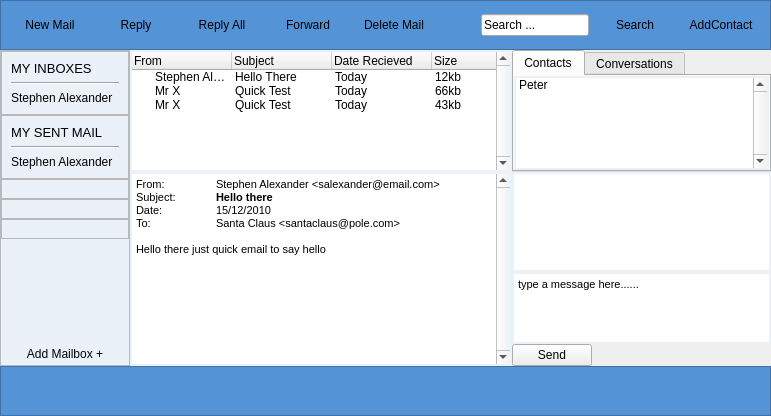
<?xml version="1.0" encoding="UTF-8"?>
<ui version="4.0">
 <class>LifeStuffFull</class>
 <widget class="QWidget" name="LifeStuffFull">
  <property name="geometry">
   <rect>
    <x>0</x>
    <y>0</y>
    <width>771</width>
    <height>416</height>
   </rect>
  </property>
  <property name="windowTitle">
   <string>LifeStuff Full View</string>
  </property>
  <property name="windowIcon">
   <iconset resource="../resources/resources.qrc">
    <normaloff>:/icons/32/ms_icon_blue.png</normaloff>:/icons/32/ms_icon_blue.png</iconset>
  </property>
  <property name="styleSheet">
   <string notr="true">QFrame#SideFrame {
background-color: #eaf1f8;
}

QListWidget {
border-style: solid;
border-color: #eaf1f8;
border-width: 2px;
}

QTextEdit {
border-style: solid;
border-color: #eaf1f8;
border-width: 2px;
}

QTreeWidget {
border-style: solid;
border-color: #eaf1f8;
border-width: 2px;
}

QFrame#bottomFrame {
background-color: #5593d7;

}
QFrame#topFrame {
background-color: #5593d7;
}
</string>
  </property>
  <layout class="QGridLayout" name="gridLayout">
   <property name="margin">
    <number>0</number>
   </property>
   <property name="spacing">
    <number>0</number>
   </property>
   <item row="0" column="0" colspan="3">
    <widget class="QFrame" name="topFrame">
     <property name="minimumSize">
      <size>
       <width>0</width>
       <height>50</height>
      </size>
     </property>
     <property name="frameShape">
      <enum>QFrame::StyledPanel</enum>
     </property>
     <property name="frameShadow">
      <enum>QFrame::Raised</enum>
     </property>
     <layout class="QGridLayout" name="gridLayout_9">
      <item row="0" column="0">
       <layout class="QHBoxLayout" name="horizontalLayout_3">
        <item>
         <widget class="QPushButton" name="pushButton">
          <property name="text">
           <string>New Mail</string>
          </property>
          <property name="icon">
           <iconset resource="../resources/resources.qrc">
            <normaloff>:/icons/64/mail.png</normaloff>:/icons/64/mail.png</iconset>
          </property>
          <property name="iconSize">
           <size>
            <width>32</width>
            <height>32</height>
           </size>
          </property>
          <property name="flat">
           <bool>true</bool>
          </property>
         </widget>
        </item>
        <item>
         <widget class="QPushButton" name="pushButton_2">
          <property name="text">
           <string>Reply</string>
          </property>
          <property name="icon">
           <iconset resource="../resources/resources.qrc">
            <normaloff>:/icons/64/mail_accept.png</normaloff>:/icons/64/mail_accept.png</iconset>
          </property>
          <property name="iconSize">
           <size>
            <width>32</width>
            <height>32</height>
           </size>
          </property>
          <property name="flat">
           <bool>true</bool>
          </property>
         </widget>
        </item>
        <item>
         <widget class="QPushButton" name="pushButton_3">
          <property name="text">
           <string>Reply All</string>
          </property>
          <property name="icon">
           <iconset resource="../resources/resources.qrc">
            <normaloff>:/icons/64/mail_accept.png</normaloff>:/icons/64/mail_accept.png</iconset>
          </property>
          <property name="iconSize">
           <size>
            <width>32</width>
            <height>32</height>
           </size>
          </property>
          <property name="flat">
           <bool>true</bool>
          </property>
         </widget>
        </item>
        <item>
         <widget class="QPushButton" name="pushButton_4">
          <property name="text">
           <string>Forward</string>
          </property>
          <property name="icon">
           <iconset resource="../resources/resources.qrc">
            <normaloff>:/icons/64/mail_send.png</normaloff>:/icons/64/mail_send.png</iconset>
          </property>
          <property name="iconSize">
           <size>
            <width>32</width>
            <height>32</height>
           </size>
          </property>
          <property name="flat">
           <bool>true</bool>
          </property>
         </widget>
        </item>
        <item>
         <widget class="QPushButton" name="pushButton_5">
          <property name="text">
           <string>Delete Mail</string>
          </property>
          <property name="icon">
           <iconset resource="../resources/resources.qrc">
            <normaloff>:/icons/64/mail_delete.png</normaloff>:/icons/64/mail_delete.png</iconset>
          </property>
          <property name="iconSize">
           <size>
            <width>32</width>
            <height>32</height>
           </size>
          </property>
          <property name="flat">
           <bool>true</bool>
          </property>
         </widget>
        </item>
        <item>
         <spacer name="horizontalSpacer_2">
          <property name="orientation">
           <enum>Qt::Horizontal</enum>
          </property>
          <property name="sizeHint" stdset="0">
           <size>
            <width>40</width>
            <height>20</height>
           </size>
          </property>
         </spacer>
        </item>
        <item>
         <widget class="QLineEdit" name="lineEdit">
          <property name="text">
           <string>Search ...</string>
          </property>
         </widget>
        </item>
        <item>
         <widget class="QPushButton" name="pushButton_6">
          <property name="text">
           <string>Search</string>
          </property>
          <property name="icon">
           <iconset resource="../resources/resources.qrc">
            <normaloff>:/icons/64/mail_search.png</normaloff>:/icons/64/mail_search.png</iconset>
          </property>
          <property name="iconSize">
           <size>
            <width>32</width>
            <height>32</height>
           </size>
          </property>
          <property name="flat">
           <bool>true</bool>
          </property>
         </widget>
        </item>
        <item>
         <widget class="QPushButton" name="pushButton_7">
          <property name="text">
           <string>AddContact</string>
          </property>
          <property name="icon">
           <iconset resource="../resources/resources.qrc">
            <normaloff>:/icons/64/add.png</normaloff>:/icons/64/add.png</iconset>
          </property>
          <property name="iconSize">
           <size>
            <width>28</width>
            <height>28</height>
           </size>
          </property>
          <property name="flat">
           <bool>true</bool>
          </property>
         </widget>
        </item>
       </layout>
      </item>
     </layout>
    </widget>
   </item>
   <item row="1" column="0" rowspan="2">
    <widget class="QFrame" name="SideFrame">
     <property name="minimumSize">
      <size>
       <width>130</width>
       <height>0</height>
      </size>
     </property>
     <property name="maximumSize">
      <size>
       <width>150</width>
       <height>16667</height>
      </size>
     </property>
     <property name="frameShape">
      <enum>QFrame::StyledPanel</enum>
     </property>
     <property name="frameShadow">
      <enum>QFrame::Raised</enum>
     </property>
     <property name="lineWidth">
      <number>0</number>
     </property>
     <layout class="QGridLayout" name="gridLayout_2">
      <property name="margin">
       <number>0</number>
      </property>
      <item row="0" column="0">
       <layout class="QVBoxLayout" name="verticalLayout">
        <property name="spacing">
         <number>0</number>
        </property>
        <item>
         <widget class="QFrame" name="frame">
          <property name="frameShape">
           <enum>QFrame::StyledPanel</enum>
          </property>
          <property name="frameShadow">
           <enum>QFrame::Raised</enum>
          </property>
          <layout class="QGridLayout" name="gridLayout_5">
           <item row="0" column="0">
            <widget class="QLabel" name="label_3">
             <property name="font">
              <font>
               <pointsize>10</pointsize>
              </font>
             </property>
             <property name="text">
              <string>MY INBOXES</string>
             </property>
            </widget>
           </item>
           <item row="1" column="0">
            <widget class="Line" name="line">
             <property name="orientation">
              <enum>Qt::Horizontal</enum>
             </property>
            </widget>
           </item>
           <item row="2" column="0">
            <widget class="QLabel" name="label_2">
             <property name="text">
              <string>Stephen Alexander</string>
             </property>
            </widget>
           </item>
          </layout>
         </widget>
        </item>
        <item>
         <widget class="QFrame" name="frame_2">
          <property name="frameShape">
           <enum>QFrame::StyledPanel</enum>
          </property>
          <property name="frameShadow">
           <enum>QFrame::Raised</enum>
          </property>
          <layout class="QGridLayout" name="gridLayout_3">
           <item row="1" column="0">
            <widget class="QLabel" name="label">
             <property name="font">
              <font>
               <pointsize>10</pointsize>
              </font>
             </property>
             <property name="text">
              <string>MY SENT MAIL</string>
             </property>
            </widget>
           </item>
           <item row="2" column="0">
            <widget class="Line" name="line_2">
             <property name="orientation">
              <enum>Qt::Horizontal</enum>
             </property>
            </widget>
           </item>
           <item row="3" column="0">
            <widget class="QLabel" name="label_4">
             <property name="text">
              <string>Stephen Alexander</string>
             </property>
            </widget>
           </item>
          </layout>
         </widget>
        </item>
        <item>
         <widget class="QFrame" name="frame_3">
          <property name="frameShape">
           <enum>QFrame::StyledPanel</enum>
          </property>
          <property name="frameShadow">
           <enum>QFrame::Raised</enum>
          </property>
          <layout class="QGridLayout" name="gridLayout_4">
           <property name="leftMargin">
            <number>9</number>
           </property>
           <property name="topMargin">
            <number>9</number>
           </property>
          </layout>
         </widget>
        </item>
        <item>
         <widget class="QFrame" name="frame_4">
          <property name="frameShape">
           <enum>QFrame::StyledPanel</enum>
          </property>
          <property name="frameShadow">
           <enum>QFrame::Raised</enum>
          </property>
          <layout class="QGridLayout" name="gridLayout_6"/>
         </widget>
        </item>
        <item>
         <widget class="QFrame" name="frame_5">
          <property name="font">
           <font>
            <pointsize>10</pointsize>
           </font>
          </property>
          <property name="frameShape">
           <enum>QFrame::StyledPanel</enum>
          </property>
          <property name="frameShadow">
           <enum>QFrame::Raised</enum>
          </property>
          <layout class="QGridLayout" name="gridLayout_7"/>
         </widget>
        </item>
        <item>
         <spacer name="verticalSpacer">
          <property name="orientation">
           <enum>Qt::Vertical</enum>
          </property>
          <property name="sizeHint" stdset="0">
           <size>
            <width>20</width>
            <height>40</height>
           </size>
          </property>
         </spacer>
        </item>
        <item>
         <widget class="QPushButton" name="pushButton_8">
          <property name="text">
           <string>Add Mailbox +</string>
          </property>
          <property name="flat">
           <bool>true</bool>
          </property>
         </widget>
        </item>
       </layout>
      </item>
     </layout>
    </widget>
   </item>
   <item row="1" column="1">
    <widget class="QTreeWidget" name="treeWidget">
     <property name="verticalScrollBarPolicy">
      <enum>Qt::ScrollBarAlwaysOn</enum>
     </property>
     <property name="horizontalScrollBarPolicy">
      <enum>Qt::ScrollBarAlwaysOff</enum>
     </property>
     <property name="textElideMode">
      <enum>Qt::ElideRight</enum>
     </property>
     <attribute name="headerStretchLastSection">
      <bool>false</bool>
     </attribute>
     <attribute name="headerStretchLastSection">
      <bool>false</bool>
     </attribute>
     <column>
      <property name="text">
       <string>From</string>
      </property>
     </column>
     <column>
      <property name="text">
       <string>Subject</string>
      </property>
     </column>
     <column>
      <property name="text">
       <string>Date Recieved</string>
      </property>
     </column>
     <column>
      <property name="text">
       <string>Size</string>
      </property>
     </column>
     <item>
      <property name="text">
       <string>Stephen Alexander</string>
      </property>
      <property name="text">
       <string>Hello There</string>
      </property>
      <property name="text">
       <string>Today</string>
      </property>
      <property name="text">
       <string>12kb</string>
      </property>
     </item>
     <item>
      <property name="text">
       <string>Mr X</string>
      </property>
      <property name="text">
       <string>Quick Test</string>
      </property>
      <property name="text">
       <string>Today</string>
      </property>
      <property name="text">
       <string>66kb</string>
      </property>
     </item>
     <item>
      <property name="text">
       <string>Mr X</string>
      </property>
      <property name="text">
       <string>Quick Test</string>
      </property>
      <property name="text">
       <string>Today</string>
      </property>
      <property name="text">
       <string>43kb</string>
      </property>
     </item>
    </widget>
   </item>
   <item row="1" column="2">
    <widget class="QTabWidget" name="tabWidget">
     <property name="sizePolicy">
      <sizepolicy hsizetype="Preferred" vsizetype="Expanding">
       <horstretch>0</horstretch>
       <verstretch>0</verstretch>
      </sizepolicy>
     </property>
     <property name="currentIndex">
      <number>0</number>
     </property>
     <widget class="QWidget" name="contactsTab">
      <attribute name="title">
       <string>Contacts</string>
      </attribute>
      <layout class="QGridLayout" name="gridLayout_8">
       <property name="margin">
        <number>0</number>
       </property>
       <item row="0" column="0">
        <widget class="QListWidget" name="contactListWidget">
         <property name="sizePolicy">
          <sizepolicy hsizetype="Preferred" vsizetype="Expanding">
           <horstretch>0</horstretch>
           <verstretch>0</verstretch>
          </sizepolicy>
         </property>
         <property name="frameShape">
          <enum>QFrame::NoFrame</enum>
         </property>
         <property name="frameShadow">
          <enum>QFrame::Plain</enum>
         </property>
         <property name="lineWidth">
          <number>0</number>
         </property>
         <property name="verticalScrollBarPolicy">
          <enum>Qt::ScrollBarAlwaysOn</enum>
         </property>
         <property name="horizontalScrollBarPolicy">
          <enum>Qt::ScrollBarAsNeeded</enum>
         </property>
         <item>
          <property name="text">
           <string>Peter</string>
          </property>
         </item>
        </widget>
       </item>
      </layout>
     </widget>
     <widget class="QWidget" name="convTab">
      <attribute name="title">
       <string>Conversations</string>
      </attribute>
      <layout class="QFormLayout" name="formLayout">
       <property name="margin">
        <number>0</number>
       </property>
       <item row="0" column="0">
        <widget class="QListWidget" name="convListWidget"/>
       </item>
      </layout>
     </widget>
    </widget>
   </item>
   <item row="2" column="1">
    <widget class="QTextEdit" name="textEdit">
     <property name="frameShape">
      <enum>QFrame::NoFrame</enum>
     </property>
     <property name="verticalScrollBarPolicy">
      <enum>Qt::ScrollBarAlwaysOn</enum>
     </property>
     <property name="horizontalScrollBarPolicy">
      <enum>Qt::ScrollBarAlwaysOff</enum>
     </property>
     <property name="html">
      <string>&lt;!DOCTYPE HTML PUBLIC &quot;-//W3C//DTD HTML 4.0//EN&quot; &quot;http://www.w3.org/TR/REC-html40/strict.dtd&quot;&gt;
&lt;html&gt;&lt;head&gt;&lt;meta name=&quot;qrichtext&quot; content=&quot;1&quot; /&gt;&lt;style type=&quot;text/css&quot;&gt;
p, li { white-space: pre-wrap; }
&lt;/style&gt;&lt;/head&gt;&lt;body style=&quot; font-family:'MS Shell Dlg 2'; font-size:8.25pt; font-weight:400; font-style:normal;&quot;&gt;
&lt;p style=&quot; margin-top:0px; margin-bottom:0px; margin-left:0px; margin-right:0px; -qt-block-indent:0; text-indent:0px;&quot;&gt;&lt;span style=&quot; font-size:8pt;&quot;&gt;From:	Stephen Alexander &amp;lt;salexander@email.com&amp;gt; &lt;/span&gt;&lt;/p&gt;
&lt;p style=&quot; margin-top:0px; margin-bottom:0px; margin-left:0px; margin-right:0px; -qt-block-indent:0; text-indent:0px;&quot;&gt;&lt;span style=&quot; font-size:8pt;&quot;&gt;Subject:	&lt;/span&gt;&lt;span style=&quot; font-size:8pt; font-weight:600;&quot;&gt;Hello there&lt;/span&gt;&lt;/p&gt;
&lt;p style=&quot; margin-top:0px; margin-bottom:0px; margin-left:0px; margin-right:0px; -qt-block-indent:0; text-indent:0px;&quot;&gt;&lt;span style=&quot; font-size:8pt;&quot;&gt;Date:	15/12/2010&lt;/span&gt;&lt;/p&gt;
&lt;p style=&quot; margin-top:0px; margin-bottom:0px; margin-left:0px; margin-right:0px; -qt-block-indent:0; text-indent:0px;&quot;&gt;&lt;span style=&quot; font-size:8pt;&quot;&gt;To: 	Santa Claus &amp;lt;santaclaus@pole.com&amp;gt;&lt;/span&gt;&lt;/p&gt;
&lt;p style=&quot;-qt-paragraph-type:empty; margin-top:0px; margin-bottom:0px; margin-left:0px; margin-right:0px; -qt-block-indent:0; text-indent:0px; font-size:8pt;&quot;&gt;&lt;/p&gt;
&lt;p style=&quot; margin-top:0px; margin-bottom:0px; margin-left:0px; margin-right:0px; -qt-block-indent:0; text-indent:0px;&quot;&gt;&lt;span style=&quot; font-size:8pt;&quot;&gt;Hello there just quick email to say hello&lt;/span&gt;&lt;/p&gt;&lt;/body&gt;&lt;/html&gt;</string>
     </property>
    </widget>
   </item>
   <item row="2" column="2">
    <layout class="QVBoxLayout" name="verticalLayout_2">
     <property name="spacing">
      <number>0</number>
     </property>
     <item>
      <widget class="QTextEdit" name="messageTextEdit">
       <property name="sizePolicy">
        <sizepolicy hsizetype="Preferred" vsizetype="Preferred">
         <horstretch>0</horstretch>
         <verstretch>0</verstretch>
        </sizepolicy>
       </property>
      </widget>
     </item>
     <item>
      <widget class="QTextEdit" name="msgEntryEdit">
       <property name="sizePolicy">
        <sizepolicy hsizetype="Preferred" vsizetype="Preferred">
         <horstretch>0</horstretch>
         <verstretch>0</verstretch>
        </sizepolicy>
       </property>
       <property name="maximumSize">
        <size>
         <width>16777215</width>
         <height>80</height>
        </size>
       </property>
       <property name="html">
        <string>&lt;!DOCTYPE HTML PUBLIC &quot;-//W3C//DTD HTML 4.0//EN&quot; &quot;http://www.w3.org/TR/REC-html40/strict.dtd&quot;&gt;
&lt;html&gt;&lt;head&gt;&lt;meta name=&quot;qrichtext&quot; content=&quot;1&quot; /&gt;&lt;style type=&quot;text/css&quot;&gt;
p, li { white-space: pre-wrap; }
&lt;/style&gt;&lt;/head&gt;&lt;body style=&quot; font-family:'MS Shell Dlg 2'; font-size:8.25pt; font-weight:400; font-style:normal;&quot;&gt;
&lt;p style=&quot; margin-top:0px; margin-bottom:0px; margin-left:0px; margin-right:0px; -qt-block-indent:0; text-indent:0px;&quot;&gt;&lt;span style=&quot; font-size:8pt;&quot;&gt;type a message here......&lt;/span&gt;&lt;/p&gt;&lt;/body&gt;&lt;/html&gt;</string>
       </property>
      </widget>
     </item>
     <item>
      <widget class="QPushButton" name="sndMessageBtn">
       <property name="sizePolicy">
        <sizepolicy hsizetype="Fixed" vsizetype="Fixed">
         <horstretch>0</horstretch>
         <verstretch>0</verstretch>
        </sizepolicy>
       </property>
       <property name="text">
        <string>Send</string>
       </property>
      </widget>
     </item>
    </layout>
   </item>
   <item row="3" column="0" colspan="3">
    <widget class="QFrame" name="bottomFrame">
     <property name="minimumSize">
      <size>
       <width>0</width>
       <height>50</height>
      </size>
     </property>
     <property name="frameShape">
      <enum>QFrame::StyledPanel</enum>
     </property>
     <property name="frameShadow">
      <enum>QFrame::Raised</enum>
     </property>
     <layout class="QHBoxLayout" name="horizontalLayout_2">
      <item>
       <layout class="QHBoxLayout" name="horizontalLayout">
        <item>
         <widget class="QPushButton" name="contactBtn">
          <property name="toolTip">
           <string>Contacts</string>
          </property>
          <property name="text">
           <string/>
          </property>
          <property name="icon">
           <iconset resource="../resources/resources.qrc">
            <normaloff>:/menu/contact_icon.png</normaloff>:/menu/contact_icon.png</iconset>
          </property>
          <property name="iconSize">
           <size>
            <width>24</width>
            <height>24</height>
           </size>
          </property>
          <property name="flat">
           <bool>true</bool>
          </property>
         </widget>
        </item>
        <item>
         <widget class="QPushButton" name="emailBtn">
          <property name="toolTip">
           <string>E-Mail</string>
          </property>
          <property name="text">
           <string/>
          </property>
          <property name="icon">
           <iconset resource="../resources/resources.qrc">
            <normaloff>:/menu/email_icon.png</normaloff>:/menu/email_icon.png</iconset>
          </property>
          <property name="iconSize">
           <size>
            <width>24</width>
            <height>24</height>
           </size>
          </property>
          <property name="flat">
           <bool>true</bool>
          </property>
         </widget>
        </item>
        <item>
         <widget class="QPushButton" name="calBtn">
          <property name="toolTip">
           <string>Calendar</string>
          </property>
          <property name="text">
           <string/>
          </property>
          <property name="icon">
           <iconset resource="../resources/resources.qrc">
            <normaloff>:/menu/calendar_icon.png</normaloff>:/menu/calendar_icon.png</iconset>
          </property>
          <property name="iconSize">
           <size>
            <width>24</width>
            <height>24</height>
           </size>
          </property>
          <property name="flat">
           <bool>true</bool>
          </property>
         </widget>
        </item>
        <item>
         <widget class="QPushButton" name="docBtn">
          <property name="toolTip">
           <string>Documents</string>
          </property>
          <property name="text">
           <string/>
          </property>
          <property name="icon">
           <iconset resource="../resources/resources.qrc">
            <normaloff>:/menu/files_icon.png</normaloff>:/menu/files_icon.png</iconset>
          </property>
          <property name="iconSize">
           <size>
            <width>24</width>
            <height>24</height>
           </size>
          </property>
          <property name="flat">
           <bool>true</bool>
          </property>
         </widget>
        </item>
        <item>
         <widget class="QPushButton" name="picBtn">
          <property name="toolTip">
           <string>Pictures</string>
          </property>
          <property name="text">
           <string/>
          </property>
          <property name="icon">
           <iconset resource="../resources/resources.qrc">
            <normaloff>:/menu/pictures_icon.png</normaloff>:/menu/pictures_icon.png</iconset>
          </property>
          <property name="iconSize">
           <size>
            <width>24</width>
            <height>24</height>
           </size>
          </property>
          <property name="flat">
           <bool>true</bool>
          </property>
         </widget>
        </item>
        <item>
         <widget class="QPushButton" name="musicBtn">
          <property name="toolTip">
           <string>Music</string>
          </property>
          <property name="text">
           <string/>
          </property>
          <property name="icon">
           <iconset resource="../resources/resources.qrc">
            <normaloff>:/menu/music_icon.png</normaloff>:/menu/music_icon.png</iconset>
          </property>
          <property name="iconSize">
           <size>
            <width>24</width>
            <height>24</height>
           </size>
          </property>
          <property name="flat">
           <bool>true</bool>
          </property>
         </widget>
        </item>
       </layout>
      </item>
      <item>
       <spacer name="horizontalSpacer">
        <property name="orientation">
         <enum>Qt::Horizontal</enum>
        </property>
        <property name="sizeHint" stdset="0">
         <size>
          <width>507</width>
          <height>20</height>
         </size>
        </property>
       </spacer>
      </item>
     </layout>
    </widget>
   </item>
  </layout>
 </widget>
 <resources>
  <include location="../resources/resources.qrc"/>
 </resources>
 <connections/>
</ui>
